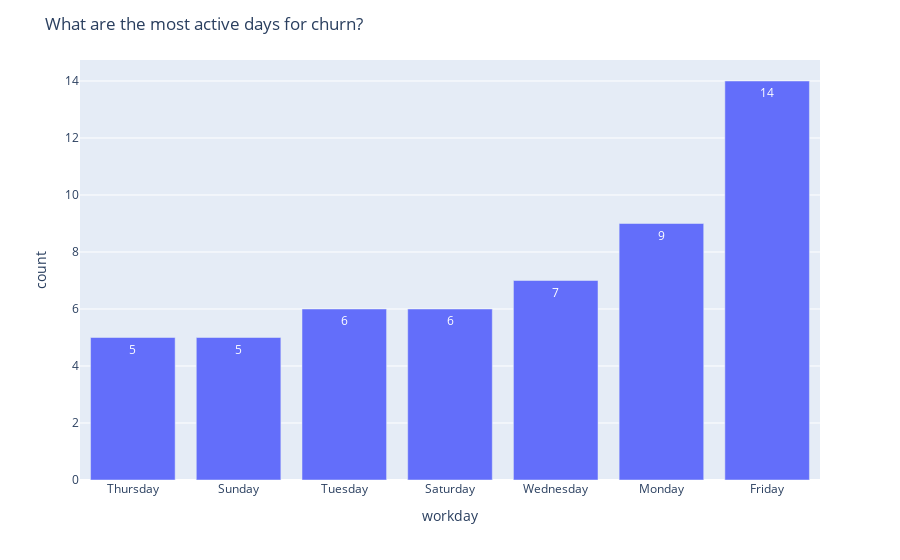

The code cell stored with this chart in its notebook:
### Code cell
# churn by workday
temp = churn.groupBy('workday').count().sort('count').toPandas()
fig = px.bar(temp, x='workday', y='count', text="count")
fig.update_layout(title_text='What are the most active days for churn?')
fig.show()

### Figure 1 — Plotly figure (JSON) as saved in the notebook; plotly's stock layout.template omitted (floating-point values rounded to 4 significant figures)
{"data": [{"alignmentgroup": "True", "hovertemplate": "workday=%{x}<br>count=%{text}<extra></extra>", "legendgroup": "", "marker": {"color": "#636efa"}, "name": "", "offsetgroup": "", "orientation": "v", "showlegend": false, "text": [5, 5, 6, 6, 7, 9, 14], "textposition": "auto", "type": "bar", "x": ["Thursday", "Sunday", "Tuesday", "Saturday", "Wednesday", "Monday", "Friday"], "xaxis": "x", "y": [5, 5, 6, 6, 7, 9, 14], "yaxis": "y"}], "layout": {"barmode": "relative", "legend": {"tracegroupgap": 0}, "margin": {"t": 60}, "title": {"text": "What are the most active days for churn?"}, "xaxis": {"anchor": "y", "domain": [0, 1], "title": {"text": "workday"}}, "yaxis": {"anchor": "x", "domain": [0, 1], "title": {"text": "count"}}}}
